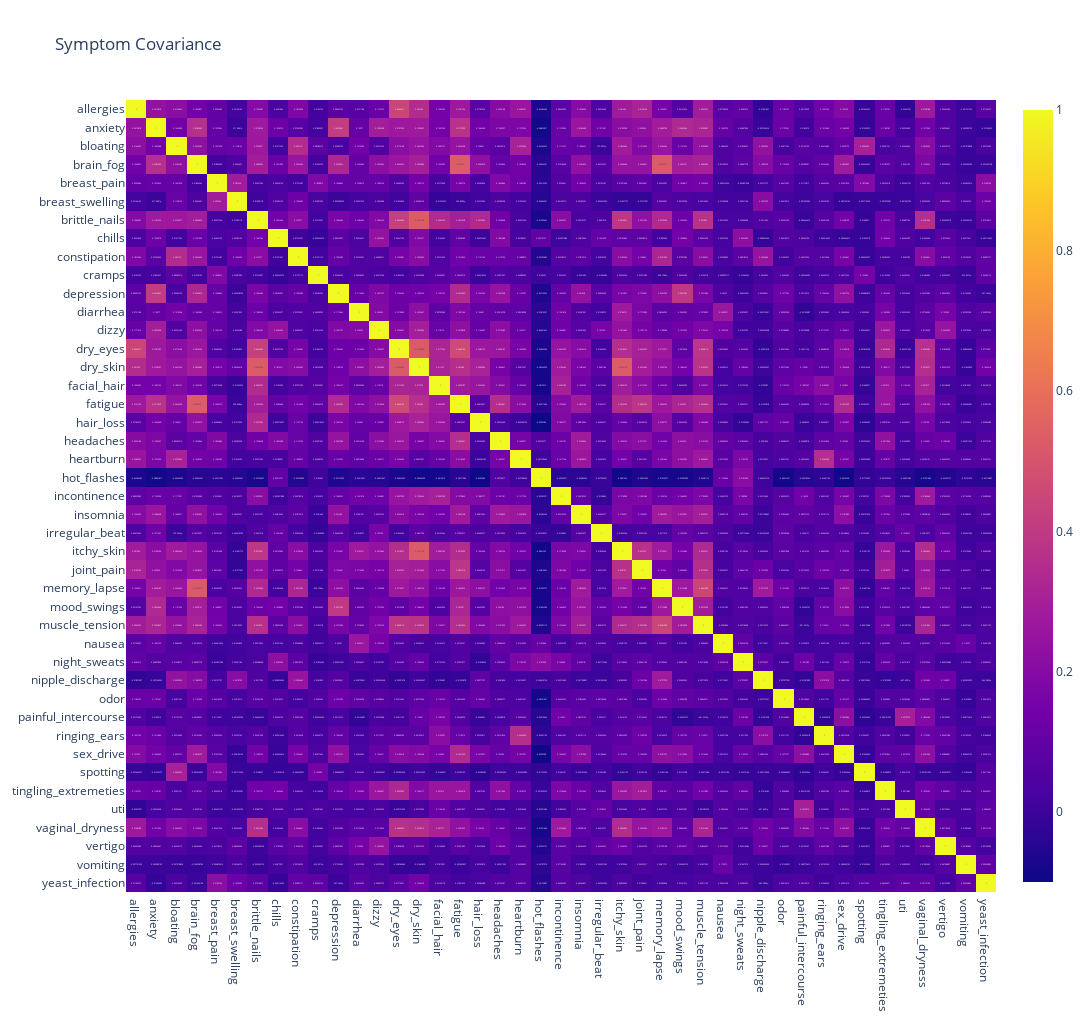

Write notebook code for a chart like this one.
### Code cell
fig = px.imshow(cmatrix, 
                width=2000, 
                height=1024, 
                text_auto=True, 
                aspect='auto',
                title='Symptom Covariance')
fig.show()
# Also go ahead and save this figure.
fig.write_image('menopause_natural_npt_symptom_covariance.png')

### Figure 1 — Plotly figure (JSON) as saved in the notebook; plotly's stock layout.template omitted (floating-point values rounded to 4 significant figures; data arrays with more than 128 entries replaced by an {"elided": "..."} marker saying what was removed)
{"data": [{"coloraxis": "coloraxis", "hovertemplate": "x: %{x}<br>y: %{y}<br>color: %{z}<extra></extra>", "name": "0", "texttemplate": "%{z}", "type": "heatmap", "x": ["allergies", "anxiety", "bloating", "brain_fog", "breast_pain", "breast_swelling", "brittle_nails", "chills", "constipation", "cramps", "depression", "diarrhea", "dizzy", "dry_eyes", "dry_skin", "facial_hair", "fatigue", "hair_loss", "headaches", "heartburn", "hot_flashes", "incontinence", "insomnia", "irregular_beat", "itchy_skin", "joint_pain", "memory_lapse", "mood_swings", "muscle_tension", "nausea", "night_sweats", "nipple_discharge", "odor", "painful_intercourse", "ringing_ears", "sex_drive", "spotting", "tingling_extremeties", "uti", "vaginal_dryness", "vertigo", "vomiting", "yeast_infection"], "xaxis": "x", "y": ["allergies", "anxiety", "bloating", "brain_fog", "breast_pain", "breast_swelling", "brittle_nails", "chills", "constipation", "cramps", "depression", "diarrhea", "dizzy", "dry_eyes", "dry_skin", "facial_hair", "fatigue", "hair_loss", "headaches", "heartburn", "hot_flashes", "incontinence", "insomnia", "irregular_beat", "itchy_skin", "joint_pain", "memory_lapse", "mood_swings", "muscle_tension", "nausea", "night_sweats", "nipple_discharge", "odor", "painful_intercourse", "ringing_ears", "sex_drive", "spotting", "tingling_extremeties", "uti", "vaginal_dryness", "vertigo", "vomiting", "yeast_infection"], "yaxis": "y", "z": {"elided": "43x43 float values"}}], "layout": {"coloraxis": {"colorscale": [[0, "#0d0887"], [0.1111, "#46039f"], [0.2222, "#7201a8"], [0.3333, "#9c179e"], [0.4444, "#bd3786"], [0.5556, "#d8576b"], [0.6667, "#ed7953"], [0.7778, "#fb9f3a"], [0.8889, "#fdca26"], [1, "#f0f921"]]}, "height": 1024, "title": {"text": "Symptom Covariance"}, "width": 2000, "xaxis": {"anchor": "y", "domain": [0, 1]}, "yaxis": {"anchor": "x", "autorange": "reversed", "domain": [0, 1]}}}
